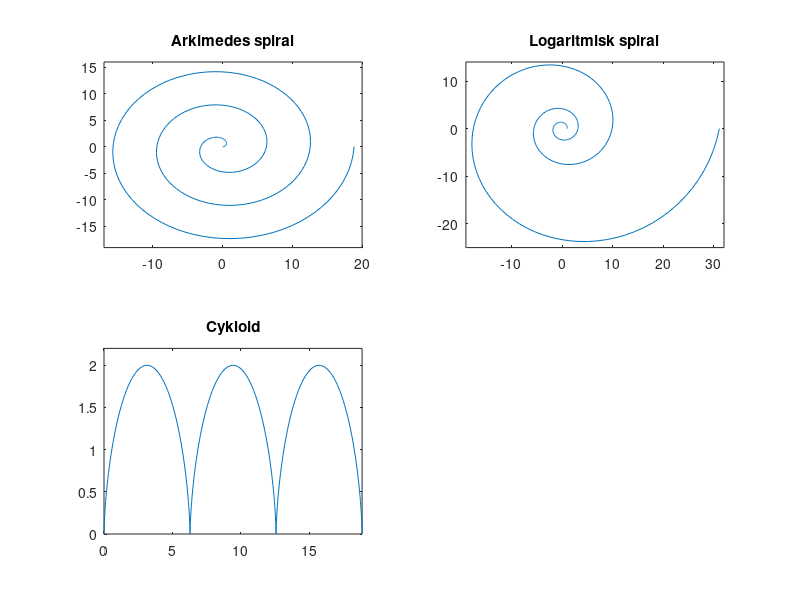

This chart was generated by the following MATLAB code:
% variabeln t, i 250 steg fr ̊an 0 till 6pi
t = linspace(0,6*pi,250);
% variabeln t, i 250 steg fr ̊an 0 till 6pi t=linspace(0,6*pi,250);
%a
xa=t.*cos(t); ya=t.*sin(t);
%b
xb=1.2.^t.*cos(t); yb=1.2.^t.*sin(t); %c
xc=t-sin(t); yc=1-cos(t);
   subplot(2,2,1);
   plot(xa,ya);
   title('Arkimedes spiral');
   axis([-17 20 -19 16]);
   subplot(2,2,2);
   plot(xb,yb);
   title('Logaritmisk spiral');
   axis([-19 32 -25 14]);
   subplot(2,2,3);
   plot(xc,yc);
   title('Cykloid');
   axis([0 6*pi 0 2.2]);
   print('treplotar.png')
